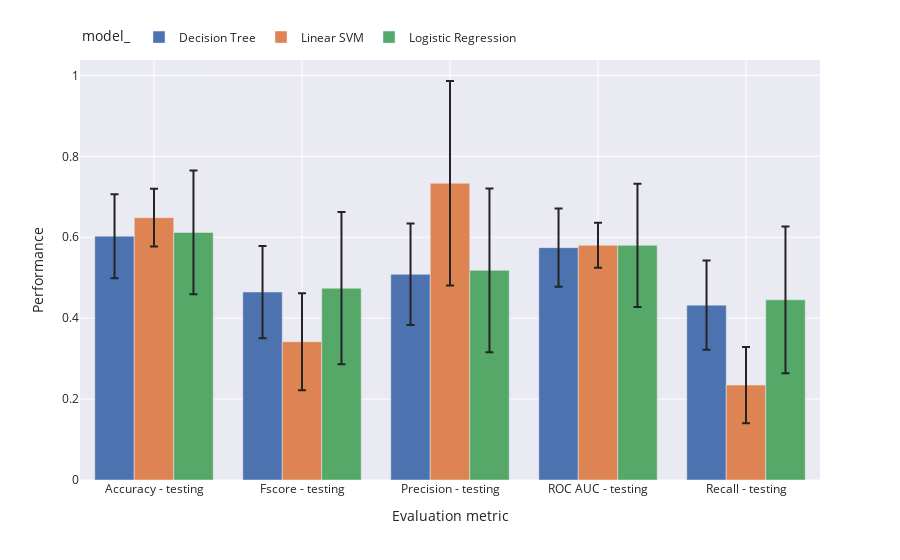

The notebook cell saved with this chart:
### Code cell
import plotly.express as px

results = pd.DataFrame(storage)

top_three = ['Logistic Regression', 'Linear SVM', 'Decision Tree']

results = results[results.model.isin(top_three)]

results_agg = results.groupby(['metric', 'model']).agg({'value':['mean', 'std']}).reset_index()
results_agg.columns = list(map('_'.join, results_agg.columns.values))

px.bar(results_agg, #.sort_values(['metric_', 'value_mean'], ascending=[True, False]),
       x='metric_', y='value_mean', color='model_', error_y='value_std', barmode='group') \
       .update_layout(legend=top_h_legend, xaxis_title='Evaluation metric', yaxis_title='Performance')

### Figure 1 — Plotly figure (JSON) as saved in the notebook; plotly's stock layout.template omitted (floating-point values rounded to 4 significant figures)
{"data": [{"alignmentgroup": "True", "error_y": {"array": [0.1038, 0.114, 0.1256, 0.09659, 0.1104]}, "hovertemplate": "model_=Decision Tree<br>metric_=%{x}<br>value_mean=%{y}<extra></extra>", "legendgroup": "Decision Tree", "marker": {"color": "rgb(76,114,176)", "pattern": {"shape": ""}}, "name": "Decision Tree", "offsetgroup": "Decision Tree", "orientation": "v", "showlegend": true, "textposition": "auto", "type": "bar", "x": ["Accuracy - testing", "Fscore - testing", "Precision - testing", "ROC AUC - testing", "Recall - testing"], "xaxis": "x", "y": [0.6026, 0.4645, 0.5083, 0.5743, 0.4321], "yaxis": "y"}, {"alignmentgroup": "True", "error_y": {"array": [0.07117, 0.1199, 0.2528, 0.05554, 0.09408]}, "hovertemplate": "model_=Linear SVM<br>metric_=%{x}<br>value_mean=%{y}<extra></extra>", "legendgroup": "Linear SVM", "marker": {"color": "rgb(221,132,82)", "pattern": {"shape": ""}}, "name": "Linear SVM", "offsetgroup": "Linear SVM", "orientation": "v", "showlegend": true, "textposition": "auto", "type": "bar", "x": ["Accuracy - testing", "Fscore - testing", "Precision - testing", "ROC AUC - testing", "Recall - testing"], "xaxis": "x", "y": [0.6484, 0.3416, 0.7333, 0.58, 0.2345], "yaxis": "y"}, {"alignmentgroup": "True", "error_y": {"array": [0.1529, 0.1881, 0.2023, 0.1524, 0.1812]}, "hovertemplate": "model_=Logistic Regression<br>metric_=%{x}<br>value_mean=%{y}<extra></extra>", "legendgroup": "Logistic Regression", "marker": {"color": "rgb(85,168,104)", "pattern": {"shape": ""}}, "name": "Logistic Regression", "offsetgroup": "Logistic Regression", "orientation": "v", "showlegend": true, "textposition": "auto", "type": "bar", "x": ["Accuracy - testing", "Fscore - testing", "Precision - testing", "ROC AUC - testing", "Recall - testing"], "xaxis": "x", "y": [0.6118, 0.474, 0.5181, 0.5799, 0.4452], "yaxis": "y"}], "layout": {"barmode": "group", "legend": {"orientation": "h", "title": {"text": "model_"}, "tracegroupgap": 0, "y": 1.02, "yanchor": "bottom"}, "margin": {"t": 60}, "xaxis": {"anchor": "y", "domain": [0, 1], "title": {"text": "Evaluation metric"}}, "yaxis": {"anchor": "x", "domain": [0, 1], "title": {"text": "Performance"}}}}
